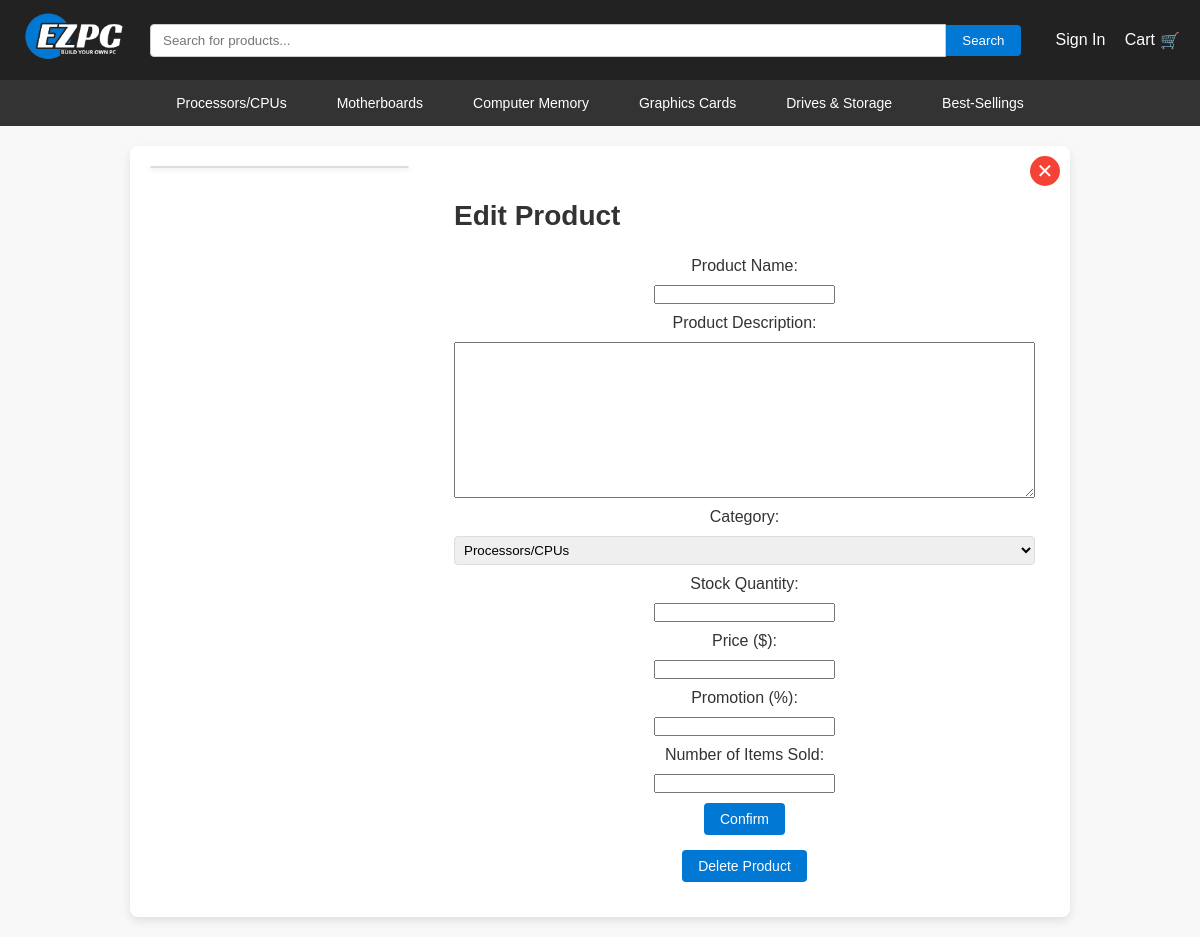
Page /edit.php on the committed database.
### tables this page shows
CREATE TABLE IF NOT EXISTS `categories` (
  `id_cat` int NOT NULL AUTO_INCREMENT,
  `nom` varchar(45) NOT NULL,
  `id_catparent` int DEFAULT NULL,
  PRIMARY KEY (`id_cat`),
  UNIQUE KEY `nom_UNIQUE` (`nom`),
  KEY `id_catparent_idx` (`id_catparent`)
);

### edit.php (the view, shortened to what this page needs)
<?php
require_once 'db_connection.php';
?>
<!DOCTYPE html>
<html lang="en">
<head>
    <link rel="stylesheet" href="styles.css">
<body>
    <?php include 'navbars.php'; ?>
    <div class="product-details-wrapper">
        <div class="product-details-card">
            <button class="close-btn" onclick="history.back()">&#x2715;</button>
            <div class="product-image">
                <img src="images/<?php echo htmlspecialchars($product['image']); ?>" alt="<?php echo htmlspecialchars($product['nom']); ?>">
            </div>
            <div class="product-info">
                <h1>Edit Product</h1>
                <form action="edit.php" method="POST" class="edit-product-form">
                    <label for="name">Product Name:</label>
                    <input type="text" id="name" name="name" value="<?php echo htmlspecialchars($product['nom']); ?>" required >
                    <label for="description">Product Description:</label>
                    <textarea id="description" name="description" required rows="10" cols="70" ><?php echo htmlspecialchars($product['description']); ?></textarea>
                    <label for="category">Category:</label>
                    <select id="category" name="category" required>
                        <?php
                        $categoryQuery = "SELECT * FROM categories";
                        $categoryResult = $conn->query($categoryQuery);
                        while ($category = $categoryResult->fetch_assoc()) {
                            echo "<option value='{$category['id_cat']}'" . ($category['id_cat'] == $product['id_cat'] ? ' selected' : '') . ">{$category['nom']}</option>";
                        }
                        ?>
                    </select>
                    <label for="stock">Stock Quantity:</label>
                    <input type="number" id="stock" name="stock" value="<?php echo htmlspecialchars($product['stock']); ?>" required>
                    <label for="price">Price ($):</label>
                    <input type="number" id="price" name="price" value="<?php echo htmlspecialchars($product['prix']); ?>" step="0.01" required>
                    <label for="promotion">Promotion (%):</label>
                    <input type="number" id="promotion" name="promotion" value="<?php echo htmlspecialchars($product['promotion']); ?>" step="0.01">
                    <label for="nbvendues">Number of Items Sold:</label>
                    <input type="number" id="nbvendues" name="nbvendues" value="<?php echo htmlspecialchars($product['nbvendues']); ?>" required>
                    <button type="submit" class="confirm-btn">Confirm</button>
                </form>
                <form action="edit.php" method="POST" class="delete-form" onsubmit="return confirm('Are you sure you want to delete this product?');">
                    <button type="submit" name="delete" class="delete-btn">Delete Product</button>
                </form>
            </div>
        </div>
    </div>
</body>
</html>

### navbars.php (shortened to what this page needs)
<?php
include 'db_connection.php';
$categoriesQuery = "SELECT * FROM categories WHERE id_catparent IS NULL";
$categoriesResult = $conn->query($categoriesQuery);
$isLoggedIn = isset($_SESSION['user_id']);
$isAdmin = isset($_SESSION['role']) && $_SESSION['role'] === 'admin';
?>
<!DOCTYPE html>
<html lang="en">
<head>
    <link rel="stylesheet" href="styles.css">
</head>
<body>
    <div class="navbar-top">
        <div class="logo">
            <a href="home.php"> <img src="images/EZPC_LOGO (1).png" alt="Logo" class="logo-img"></a>
        </div>
        <div class="search-bar">
            <form action="search.php" method="GET">
                <input type="text" name="query" placeholder="Search for products...">
                <button type="submit">Search</button>
            </form>
        </div>
        <div class="user-options">
            <?php if ($isLoggedIn): ?>
                <span>Welcome, <?php echo $_SESSION['username']; ?>!</span>
                <a href="logout.php" class="signin-button" onclick="return confirm('Are you sure you want to logout ?');">Logout</a>
                <?php if ($isAdmin): ?>
                    <a href="allorders.php" class="orders-button">Orders</a>
                <?php else: ?>
                    <a href="cart.php" class="cart-button">Cart</a>
                <?php endif; ?>
            <?php else: ?>
                <a href="signin.php" class="signin-button">Sign In</a>
                <a href="cart.php" class="cart-button">Cart</a>
            <?php endif; ?>
        </div>
    </div>
    <div class="navbar-bottom">
        <ul class="categories-menu">
            <?php while ($category = $categoriesResult->fetch_assoc()) { ?>
                <li class="dropdown">
                    <a href="home.php?id_cat=<?php echo $category['id_cat']; ?>">
                        <?php echo $category['nom']; ?>
                    </a>
                </li>
            <?php } ?>
            <li><a href="top_sellers.php">Best-Sellings</a></li>
        </ul>
    </div>
</body>
</html>

### styles.css (style rules this page uses)
body, ul, li, a, input, button { margin: 0; padding: 0; box-sizing: border-box; }
body { font-family: Arial, sans-serif; }
.navbar-top { display: flex; justify-content: space-between; align-items: center; background-color: #222222; padding: 10px 20px; color: white; }
.logo-img { width: 110px; height: auto; }
.navbar-top .search-bar { flex-grow: 1; margin: 0 20px; }
.navbar-top .search-bar form { display: flex; align-items: center; }
.navbar-top .search-bar input { width: 100%; padding: 8px 12px; border: 1px solid #ccc; border-radius: 4px 0 0 4px; }
.navbar-top .search-bar button { padding: 8px 16px; border: none; background-color: #0078D4; color: white; border-radius: 0 4px 4px 0; cursor: pointer; }
.navbar-top .user-options a { margin-left: 15px; color: white; text-decoration: none; font-size: 16px; display: inline-flex; align-items: center; }
.navbar-top .user-options a.cart-button::after { content: "\1F6D2"; margin-left: 5px; }
.navbar-bottom { background-color: #333; padding: 10px 0; }
.navbar-bottom .categories-menu { display: flex; justify-content: center; list-style: none; }
.navbar-bottom .categories-menu li { position: relative; margin: 0 15px; }
.navbar-bottom .categories-menu a { color: white; text-decoration: none; font-size: 14px; padding: 5px 10px; display: inline-block; transition: color 0.3s; }
body { background-color: #d2d2d2; color: #333; }
.product-info { padding: 15px; }
.product-info form { display: flex; flex-direction: column; align-items: center; gap: 10px; }
.product-info select { width: 100%; padding: 5px; border: 1px solid #ddd; border-radius: 4px; }
.product-info button { padding: 8px 16px; border: none; background-color: #0078D4; color: white; font-size: 14px; border-radius: 4px; cursor: pointer; transition: background-color 0.3s; }
.product-details-wrapper { display: flex; justify-content: center; align-items: center; min-height: 50vh; padding: 20px; background-color: #f8f8f8; }
.product-details-card { display: flex; align-items: flex-start; gap: 30px; background: #fff; border-radius: 8px; box-shadow: 0 4px 10px rgba(0, 0, 0, 0.1); padding: 20px; max-width: 900px; width: 100%; position: relative; }
.close-btn { position: absolute; top: 10px; right: 10px; background: #f44336; color: white; border: none; border-radius: 50%; width: 30px; height: 30px; font-size: 20px; line-height: 30px; text-align: center; cursor: pointer; transition: background 0.3s; }
.product-image { flex: 1; display: flex; justify-content: center; align-items: center; }
.product-image img { width: 100%; max-width: 300px; height: auto; border-radius: 8px; border: 1px solid #ddd; box-shadow: 0 2px 4px rgba(0, 0, 0, 0.1); }
.product-info { flex: 2; display: flex; flex-direction: column; gap: 15px; }
.product-info h1 { font-size: 28px; margin-bottom: 10px; color: #333; }

### rows in the picture
categories: nom "Processors/CPUs"
categories: nom "Motherboards"
categories: nom "Computer Memory"
categories: nom "Graphics Cards"
categories: nom "Drives & Storage"

### other values in the picture
form field category "Processors/CPUs"
